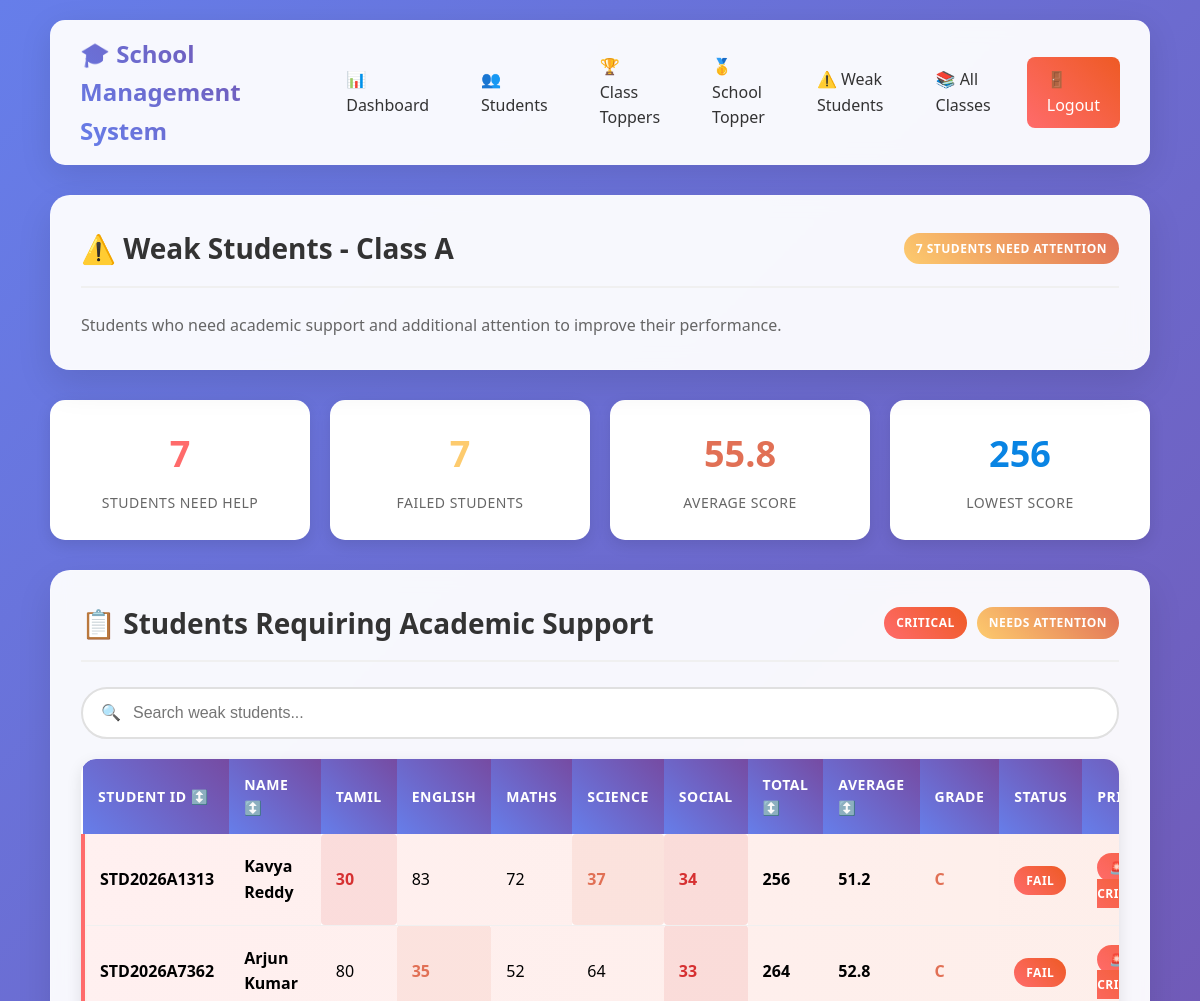
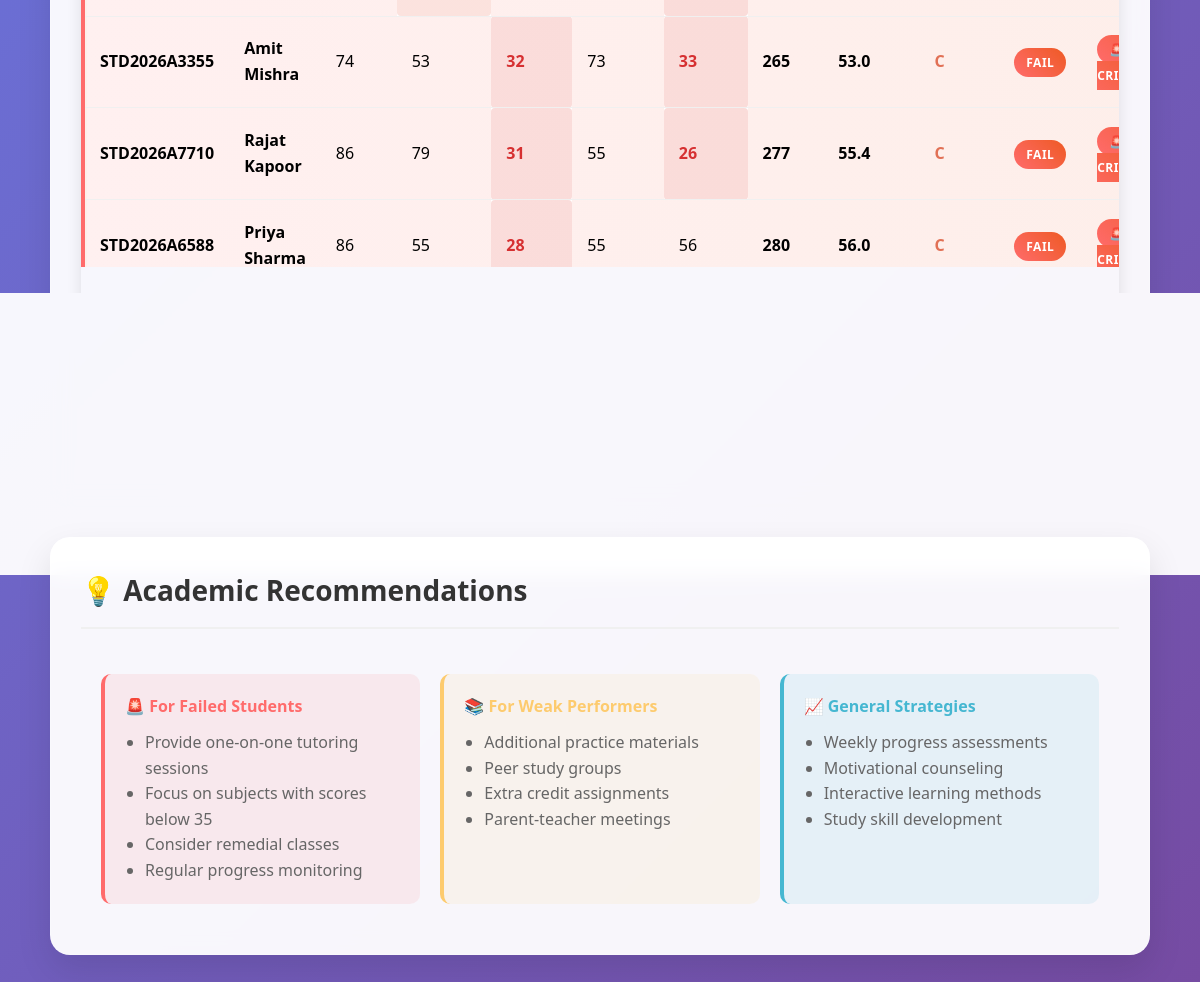
The page /weak-students (signed in) on the database its author committed (2 pictures, top to bottom).
### tables this page shows
CREATE TABLE students (
            id INTEGER PRIMARY KEY AUTOINCREMENT,
            student_id TEXT UNIQUE NOT NULL,
            name TEXT NOT NULL,
            class TEXT NOT NULL,
            class_teacher TEXT NOT NULL,
            tamil INTEGER,
            english INTEGER,
            maths INTEGER,
            science INTEGER,
            social INTEGER,
            total INTEGER,
            average REAL,
            grade TEXT,
            status TEXT,
            created_at TIMESTAMP DEFAULT CURRENT_TIMESTAMP
        );

### app.py (the view)
    def decorated_function(*args, **kwargs):
        if 'teacher_id' not in session:
            return redirect(url_for('login'))
        return f(*args, **kwargs)

### app.py (called while the page is built)
def get_db():
    conn = sqlite3.connect("students.db")
    conn.row_factory = sqlite3.Row
    return conn

def login_required(f):
    def decorated_function(*args, **kwargs):
        if 'teacher_id' not in session:
            return redirect(url_for('login'))
        return f(*args, **kwargs)
    decorated_function.__name__ = f.__name__
    return decorated_function

@app.route("/weak-students")
@login_required
def weak_students():
    teacher_class = session.get('teacher_class')
    conn = get_db()
    weak_students = conn.execute("""
        SELECT * FROM students
        WHERE class = ? AND (status = 'FAIL' OR average < 50)
        ORDER BY average ASC
    """, (teacher_class,)).fetchall()
    conn.close()
    return render_template("weak_students.html", weak_students=weak_students, teacher_class=teacher_class)

### templates/weak_students.html (shortened to what this page needs)
<!DOCTYPE html>
<html lang="en">
<head>
    <link rel="stylesheet" href="/static/style.css">
</head>
<body>
    <div class="container">
        <nav class="navbar">
            <div class="nav-brand">
                🎓 School Management System
            </div>
            <div class="nav-links">
                <a href="/dashboard" class="nav-link">📊 Dashboard</a>
                <a href="/" class="nav-link">👥 Students</a>
                <a href="/class-toppers" class="nav-link">🏆 Class Toppers</a>
                <a href="/school-topper" class="nav-link">🥇 School Topper</a>
                <a href="/weak-students" class="nav-link">⚠️ Weak Students</a>
                <a href="/all-classes" class="nav-link">📚 All Classes</a>
                <a href="/logout" class="nav-link logout-btn">🚪 Logout</a>
            </div>
        </nav>
        <div class="card">
            <div class="card-header">
                <h1 class="card-title">⚠️ Weak Students - Class {{ teacher_class }}</h1>
                <span class="badge badge-warning">{{ weak_students|length }} Students Need Attention</span>
            </div>
            <p style="color: #666; font-size: 16px;">
                Students who need academic support and additional attention to improve their performance.
            </p>
        </div>
        {% if weak_students %}
            <div class="stats-grid">
                <div class="stat-card">
                    <div class="stat-number" style="color: #ff6b6b;">{{ weak_students|length }}</div>
                    <div class="stat-label">Students Need Help</div>
                </div>
                <div class="stat-card">
                    <div class="stat-number" style="color: #fdcb6e;">
                        {% set failed_count = weak_students|selectattr('status', 'equalto', 'FAIL')|list|length %}
                        {{ failed_count }}
                    </div>
                    <div class="stat-label">Failed Students</div>
                </div>
                <div class="stat-card">
                    <div class="stat-number" style="color: #e17055;">
                        {% set weak_avg = (weak_students|map(attribute='average')|sum / weak_students|length) %}
                        {{ "%.1f"|format(weak_avg) }}
                    </div>
                    <div class="stat-label">Average Score</div>
                </div>
                <div class="stat-card">
                    <div class="stat-number" style="color: #0984e3;">
                        {% set lowest_score = weak_students|map(attribute='total')|min %}
                        {{ lowest_score }}
                    </div>
                    <div class="stat-label">Lowest Score</div>
                </div>
            </div>
            <div class="card">
                <div class="card-header">
                    <h2 class="card-title">📋 Students Requiring Academic Support</h2>
                    <div style="display: flex; gap: 10px;">
                        <span class="badge badge-danger">Critical</span>
                        <span class="badge badge-warning">Needs Attention</span>
                    </div>
                </div>
                <div class="search-box">
                    <span class="search-icon">🔍</span>
                    <input type="text" id="weakStudentSearch" class="search-input" placeholder="Search weak students..." onkeyup="filterWeakStudents()">
                </div>
                <div class="table-container">
                    <table class="table">
                        <thead>
                            <tr>
                                <th onclick="sortWeakTable(0)" style="cursor: pointer;">Student ID ↕️</th>
                                <th onclick="sortWeakTable(1)" style="cursor: pointer;">Name ↕️</th>
                                <th>Tamil</th>
                                <th>English</th>
                                <th>Maths</th>
                                <th>Science</th>
                                <th>Social</th>
                                <th onclick="sortWeakTable(7)" style="cursor: pointer;">Total ↕️</th>
                                <th onclick="sortWeakTable(8)" style="cursor: pointer;">Average ↕️</th>
                                <th>Grade</th>
                                <th>Status</th>
                                <th>Priority</th>
                            </tr>
                        </thead>
                        <tbody>
                            {% for student in weak_students %}
                            <tr class="{{ 'critical-row' if student['status'] == 'FAIL' else 'warning-row' }}">
                                <td><strong>{{ student['student_id'] }}</strong></td>
                                <td><strong>{{ student['name'] }}</strong></td>
                                <td class="{{ 'fail-mark' if student['tamil'] < 35 else 'weak-mark' if student['tamil'] < 50 else '' }}">
                                    {{ student['tamil'] }}
                                </td>
                                <td class="{{ 'fail-mark' if student['english'] < 35 else 'weak-mark' if student['english'] < 50 else '' }}">
                                    {{ student['english'] }}
                                </td>
                                <td class="{{ 'fail-mark' if student['maths'] < 35 else 'weak-mark' if student['maths'] < 50 else '' }}">
                                    {{ student['maths'] }}
                                </td>
                                <td class="{{ 'fail-mark' if student['science'] < 35 else 'weak-mark' if student['science'] < 50 else '' }}">
                                    {{ student['science'] }}
                                </td>
                                <td class="{{ 'fail-mark' if student['social'] < 35 else 'weak-mark' if student['social'] < 50 else '' }}">
                                    {{ student['social'] }}
                                </td>
                                <td><strong>{{ student['total'] }}</strong></td>
                                <td><strong>{{ "%.1f"|format(student['average']) }}</strong></td>
                                <td>
                                    <span class="grade-{{ student['grade'].lower().replace('+', '-plus') }}">
                                        {{ student['grade'] }}
                                    </span>
                                </td>
                                <td>
                                    <span class="badge badge-{{ 'danger' if student['status'] == 'FAIL' else 'warning' }}">
                                        {{ student['status'] }}
                                    </span>
                                </td>
                                <td>
                                    {% if student['status'] == 'FAIL' %}
                                        <span class="badge badge-danger">🚨 Critical</span>
                                    {% elif student['average'] < 40 %}
                                        <span class="badge badge-warning">⚠️ High Priority</span>
                                    {% else %}
                                        <span class="badge badge-info">📋 Monitor</span>
                                    {% endif %}
                                </td>
                            </tr>
                            {% endfor %}
                        </tbody>
                    </table>
                </div>
            </div>
            <div class="card">
                <div class="card-header">
                    <h2 class="card-title">💡 Academic Recommendations</h2>
                </div>
                <div style="padding: 20px;">
                    <div style="display: grid; grid-template-columns: repeat(auto-fit, minmax(300px, 1fr)); gap: 20px;">
                        <div style="background: rgba(255, 107, 107, 0.1); padding: 20px; border-radius: 10px; border-left: 4px solid #ff6b6b;">
                            <h4 style="color: #ff6b6b; margin-bottom: 10px;">🚨 For Failed Students</h4>
                            <ul style="margin: 0; padding-left: 20px; color: #666;">
                                <li>Provide one-on-one tutoring sessions</li>
                                <li>Focus on subjects with scores below 35</li>
                                <li>Consider remedial classes</li>
                                <li>Regular progress monitoring</li>
                            </ul>
                        </div>
                        <div style="background: rgba(253, 203, 110, 0.1); padding: 20px; border-radius: 10px; border-left: 4px solid #fdcb6e;">
                            <h4 style="color: #fdcb6e; margin-bottom: 10px;">📚 For Weak Performers</h4>
                            <ul style="margin: 0; padding-left: 20px; color: #666;">
                                <li>Additional practice materials</li>
                                <li>Peer study groups</li>
                                <li>Extra credit assignments</li>
                                <li>Parent-teacher meetings</li>
                            </ul>
                        </div>
                        <div style="background: rgba(69, 183, 209, 0.1); padding: 20px; border-radius: 10px; border-left: 4px solid #45B7D1;">
                            <h4 style="color: #45B7D1; margin-bottom: 10px;">📈 General Strategies</h4>
                            <ul style="margin: 0; padding-left: 20px; color: #666;">
                                <li>Weekly progress assessments</li>
                                <li>Motivational counseling</li>
                                <li>Interactive learning methods</li>
                                <li>Study skill development</li>
                            </ul>
                        </div>
                    </div>
                </div>
            </div>
        {% endif %}
    </div>
</body>
</html>

### static/style.css (style rules this page uses)
* { margin: 0; padding: 0; box-sizing: border-box; }
body { font-family: 'Segoe UI', Tahoma, Geneva, Verdana, sans-serif; background: linear-gradient(135deg, #667eea 0%, #764ba2 100%); min-height: 100vh; line-height: 1.6; }
.container { width: 95%; max-width: 1400px; margin: 0 auto; padding: 20px; }
.navbar { background: rgba(255, 255, 255, 0.95); backdrop-filter: blur(10px); padding: 15px 30px; border-radius: 15px; margin-bottom: 30px; box-shadow: 0 8px 32px rgba(0, 0, 0, 0.1); display: flex; justify-content: space-between; align-items: center; }
.nav-brand { font-size: 24px; font-weight: bold; background: linear-gradient(45deg, #667eea, #764ba2); -webkit-background-clip: text; -webkit-text-fill-color: transparent; }
.nav-links { display: flex; gap: 20px; align-items: center; }
.nav-link { text-decoration: none; color: #333; font-weight: 500; padding: 8px 16px; border-radius: 8px; transition: all 0.3s ease; }
.logout-btn { background: linear-gradient(45deg, #ff6b6b, #ee5a24); color: white !important; padding: 10px 20px !important; }
.card { background: rgba(255, 255, 255, 0.95); backdrop-filter: blur(10px); padding: 30px; border-radius: 20px; margin-bottom: 30px; box-shadow: 0 15px 35px rgba(0, 0, 0, 0.1); border: 1px solid rgba(255, 255, 255, 0.2); transition: transform 0.3s ease, box-shadow 0.3s ease; }
.card-header { display: flex; justify-content: space-between; align-items: center; margin-bottom: 25px; padding-bottom: 15px; border-bottom: 2px solid #f0f0f0; }
.card-title { font-size: 28px; font-weight: bold; color: #333; }
.table-container { overflow-x: auto; border-radius: 15px; box-shadow: 0 5px 15px rgba(0, 0, 0, 0.1); }
.table { width: 100%; border-collapse: collapse; background: white; border-radius: 15px; overflow: hidden; }
.table th { background: linear-gradient(45deg, #667eea, #764ba2); color: white; padding: 15px; text-align: left; font-weight: 600; text-transform: uppercase; font-size: 14px; letter-spacing: 0.5px; }
.table td { padding: 15px; border-bottom: 1px solid #f0f0f0; vertical-align: middle; }
.table tbody tr { transition: all 0.3s ease; }
.badge { padding: 6px 12px; border-radius: 20px; font-size: 12px; font-weight: 600; text-transform: uppercase; letter-spacing: 0.5px; }
.badge-danger { background: linear-gradient(45deg, #ff6b6b, #ee5a24); color: white; }
.badge-warning { background: linear-gradient(45deg, #fdcb6e, #e17055); color: white; }
.grade-b { color: #fdcb6e; font-weight: bold; }
.grade-c { color: #e17055; font-weight: bold; }
.stats-grid { display: grid; grid-template-columns: repeat(auto-fit, minmax(250px, 1fr)); gap: 20px; margin-bottom: 30px; }
.stat-card { background: white; padding: 25px; border-radius: 15px; box-shadow: 0 5px 15px rgba(0, 0, 0, 0.1); text-align: center; transition: all 0.3s ease; }
.stat-number { font-size: 36px; font-weight: bold; margin-bottom: 10px; }
.stat-label { color: #666; font-size: 14px; text-transform: uppercase; letter-spacing: 0.5px; }
.search-box { position: relative; margin-bottom: 20px; }
.search-input { width: 100%; padding: 15px 20px 15px 50px; border: 2px solid #e0e0e0; border-radius: 50px; font-size: 16px; transition: all 0.3s ease; }
.search-icon { position: absolute; left: 20px; top: 50%; transform: translateY(-50%); color: #999; }

### templates/weak_students.html (style rules this page uses)
.critical-row { background: linear-gradient(90deg, rgba(255, 107, 107, 0.1) 0%, rgba(238, 90, 36, 0.1) 100%); border-left: 4px solid #ff6b6b; }
.fail-mark { color: #d63031; font-weight: bold; background: rgba(214, 48, 49, 0.1); padding: 2px 6px; border-radius: 4px; }
.weak-mark { color: #e17055; font-weight: bold; background: rgba(225, 112, 85, 0.1); padding: 2px 6px; border-radius: 4px; }

### rows shown on the page
students: student_id "STD2026A1313", name "Kavya Reddy", tamil "30", english "83", maths "72", science "37", social "34", total "256", average "51.2", grade "C", status "FAIL", shows "🚨 CRITICAL"
students: student_id "STD2026A7362", name "Arjun Kumar", tamil "80", english "35", maths "52", science "64", social "33", total "264", average "52.8", grade "C", status "FAIL", shows "🚨 CRITICAL"
students: student_id "STD2026A3355", name "Amit Mishra", tamil "74", english "53", maths "32", science "73", social "33", total "265", average "53.0", grade "C", status "FAIL", shows "🚨 CRITICAL"
students: student_id "STD2026A7710", name "Rajat Kapoor", tamil "86", english "79", maths "31", science "55", social "26", total "277", average "55.4", grade "C", status "FAIL", shows "🚨 CRITICAL"
students: student_id "STD2026A6588", name "Priya Sharma", tamil "86", english "55", maths "28", science "55", social "56", total "280", average "56.0", grade "C", status "FAIL", shows "🚨 CRITICAL"

### other values the page prints
{{ teacher_class }} "A"
{{ weak_students|length }} "7"
{{ failed_count }} "7"
{{ "%.1f"|format(weak_avg) }} "55.8"
{{ lowest_score }} "256"
